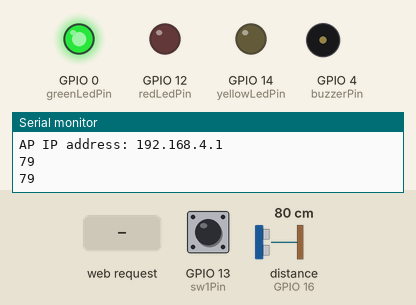
Simulated run of this sketch. Board: ESP8266 (NodeMCU). Parts: output pins drawn as LEDs (lit = HIGH), buzzer (waves = sounding, pin HIGH), the last lines printed to the serial monitor. Wiring (inferred from the names in the program): ultrasonic range finder: trigger GPIO 5; echo GPIO 16. Dashed ring = blinking. The test bench sets the inputs (shaded band); at power-on: distance to the obstacle (sensor on GPIO 16) 80 cm, GPIO 13 (sw1Pin) HIGH. The echo pulse lasts 58.3 µs per cm; storage starts empty; pins used as bus, display or sensor lines are not drawn.

Above: at 1.2 s.
1.3 s: distance to the obstacle (sensor on GPIO 16) set to 38 cm
2.8 s: distance to the obstacle (sensor on GPIO 16) set to 33 cm
At 3.06 s:
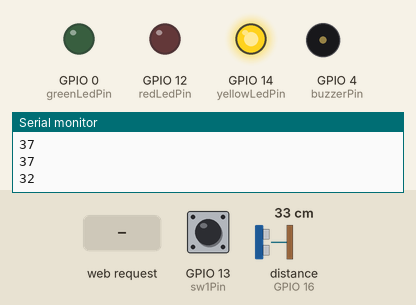
5.8 s: HTTP request GET /alert received
At 6.27 s:
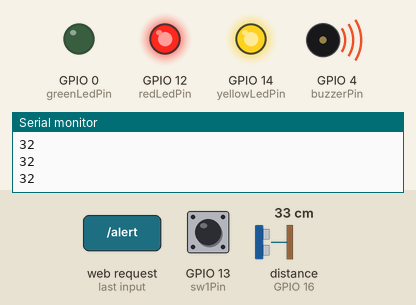
8.8 s: distance to the obstacle (sensor on GPIO 16) set to 2 cm
At 9.07 s:
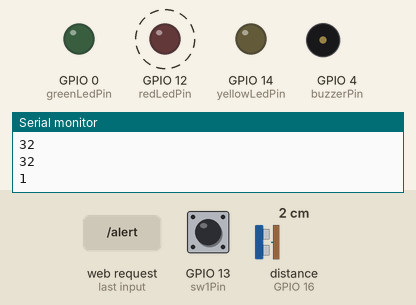
11.8 s: distance to the obstacle (sensor on GPIO 16) set to 9 cm
14.8 s: distance to the obstacle (sensor on GPIO 16) set to 4 cm
Timing chart, 0 to 18.8 s (numbered marks = the images above; inputs shaded):
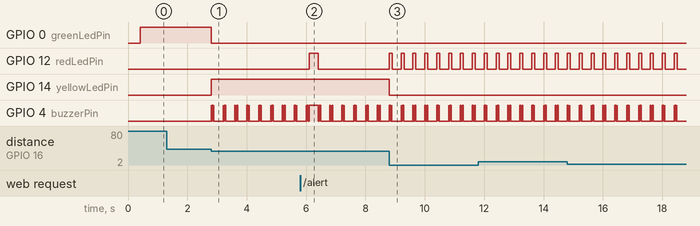

The sketch:

Firmware.ino
```cpp
#include <ESP8266WiFi.h>
#include <ESPAsyncTCP.h>
#include <ESPAsyncWebServer.h>
#include <LittleFS.h>

#define trigPin 5
#define echoPin 16
#define buzzerPin 4
#define greenLedPin 0
#define redLedPin 12
#define yellowLedPin 14
#define sw1Pin 13
#define sw2Pin 15

const char* ssid = "Assistance";  // Replace with your network SSID
const char* password = "1234567890";  // Replace with your network password

AsyncWebServer server(80);

int prevDistance = -1; // Initialize to an invalid value
bool sw1Pressed = false;
bool sw2Pressed = false;
bool emergencyAlert = false;
bool webPageOpen = false;

unsigned long previousMillis = 0;
const long interval = 400;  // Fetch data interval (400ms)

void setup() {
  Serial.begin(9600);
  pinMode(trigPin, OUTPUT);
  pinMode(echoPin, INPUT);
  pinMode(buzzerPin, OUTPUT);
  pinMode(greenLedPin, OUTPUT);
  pinMode(redLedPin, OUTPUT);
  pinMode(yellowLedPin, OUTPUT);
  pinMode(sw1Pin, INPUT_PULLUP);
  pinMode(sw2Pin, INPUT_PULLUP);

  if (!LittleFS.begin()) {
    Serial.println("An Error has occurred while mounting LittleFS");
    return;
  }

  WiFi.softAP(ssid, password);
  Serial.print("AP IP address: ");
  Serial.println(WiFi.softAPIP());

  server.on("/", HTTP_GET, [](AsyncWebServerRequest * request) {
    request->send(LittleFS, "/index.html");
    webPageOpen = true;
  });
  server.on("/distance", HTTP_GET, [](AsyncWebServerRequest * request) {
    request->send_P(200, "text/plain", String(getDistance()).c_str());
  });
  server.on("/status", HTTP_GET, [](AsyncWebServerRequest * request) {
    request->send_P(200, "text/plain", getStatus().c_str());
  });
    server.on("/emergency", HTTP_GET, [](AsyncWebServerRequest * request) {
    request->send_P(200, "text/plain", emergencyStatus().c_str());
  });

  server.on("/alert", HTTP_GET, [](AsyncWebServerRequest * request) {
    emergencyAlert = true;
  });

  server.begin();
}

void loop() {
  unsigned long currentMillis = millis();

  if (currentMillis - previousMillis >= interval) {
    previousMillis = currentMillis;

    int distance = getDistance();
    handleBuzzer(distance);
    sw1Pressed = digitalRead(sw1Pin);
    handleAlert();
  }
}

int getDistance() {
  long duration, distance;
  digitalWrite(trigPin, LOW);
  delayMicroseconds(2);
  digitalWrite(trigPin, HIGH);
  delayMicroseconds(10);
  digitalWrite(trigPin, LOW);
  duration = pulseIn(echoPin, HIGH);
  distance = duration * 0.017;

  if (distance > 0) {
    prevDistance = distance;
    Serial.println(distance);
    return distance;
  }

  return prevDistance;
}

String getStatus() {
  int distance = getDistance();
  if (distance < 20 && distance > 0) {
    return "Too Near";
  } else if (distance > 20 && distance < 35) {
    return "Be Careful";
  } else {
    return "Clear";
  }
}
String emergencyStatus() {

  if (digitalRead(sw1Pin)) {
    return "Emergency Alert";
  }
else
return "No Alert";
}
void handleAlert() {
  if (emergencyAlert) {
    digitalWrite(buzzerPin, HIGH);
    digitalWrite(redLedPin, HIGH);
    emergencyAlert = false;
  } else {
    digitalWrite(buzzerPin, LOW);
    digitalWrite(redLedPin, LOW);
  }


}

void handleBuzzer(int distance) {
  if (distance < 20 && distance > 0) {
    digitalWrite(yellowLedPin, LOW);
    digitalWrite(redLedPin, HIGH);
    digitalWrite(greenLedPin, LOW);
    for(int i = 0 ; i<5 ; i++){
      digitalWrite(buzzerPin, HIGH);
      delay(10);
      digitalWrite(buzzerPin, LOW);
      delay(10);
    }
  } else if (distance > 20 && distance < 35) {
    digitalWrite(yellowLedPin, HIGH);
    digitalWrite(redLedPin, LOW);
    digitalWrite(greenLedPin, LOW);
    for(int i = 0 ; i<5 ; i++){
      digitalWrite(buzzerPin, HIGH);
      delay(10);
      digitalWrite(buzzerPin, LOW);
      delay(10);
    }
  } else  {
    digitalWrite(yellowLedPin, LOW);
    digitalWrite(redLedPin, LOW);
    digitalWrite(greenLedPin, HIGH);
    digitalWrite(buzzerPin, LOW);
  }
}
```

Measured:
- the behaviour switches between 36 and 35 cm on distance to the obstacle (sensor on GPIO 16) (found by bisection; images 0 and 1)
- after the input at 2.8 s, GPIO 0 (greenLedPin): HIGH → LOW at once; GPIO 14 (yellowLedPin): LOW → HIGH at once; GPIO 4 (buzzerPin): LOW → HIGH at once, then repeats every 0.40 s: 4 × (LOW 0.01 s, HIGH 0.01 s), LOW 0.31 s, HIGH 0.01 s
- after the input at 5.8 s, GPIO 12 (redLedPin): LOW → HIGH after 0.30 s, → LOW 0.30 s later
- after the input at 8.8 s, GPIO 12 (redLedPin): alternates HIGH for 0.10 s and LOW for 0.30 s, starting at once; GPIO 14 (yellowLedPin): HIGH → LOW at once
